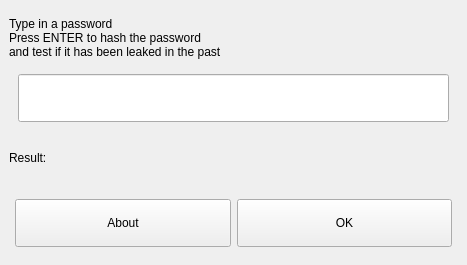
<?xml version="1.0" encoding="UTF-8"?>
<ui version="4.0">
 <class>MainWindow</class>
 <widget class="QMainWindow" name="MainWindow">
  <property name="windowModality">
   <enum>Qt::NonModal</enum>
  </property>
  <property name="geometry">
   <rect>
    <x>0</x>
    <y>0</y>
    <width>467</width>
    <height>265</height>
   </rect>
  </property>
  <property name="windowTitle">
   <string>HaveIbeenPWned Password Tester</string>
  </property>
  <property name="styleSheet">
   <string notr="true">QScrollBar:vertical {
    width: 50px;
}
QScrollBar:horizontal {
    height: 50px;
}
QComboBox {
	height: 48px
}</string>
  </property>
  <property name="tabShape">
   <enum>QTabWidget::Rounded</enum>
  </property>
  <property name="unifiedTitleAndToolBarOnMac">
   <bool>false</bool>
  </property>
  <widget class="QWidget" name="centralwidget">
   <layout class="QGridLayout" name="gridLayout">
    <property name="leftMargin">
     <number>9</number>
    </property>
    <item row="0" column="0">
     <widget class="QLabel" name="label">
      <property name="text">
       <string>&lt;html&gt;&lt;head/&gt;&lt;body&gt;&lt;p&gt;Type in a password&lt;br/&gt;Press ENTER to hash the password&lt;br/&gt;and test if it has been leaked in the past&lt;/p&gt;&lt;/body&gt;&lt;/html&gt;</string>
      </property>
      <property name="margin">
       <number>3</number>
      </property>
     </widget>
    </item>
    <item row="3" column="0">
     <layout class="QHBoxLayout" name="horizontalLayout">
      <property name="leftMargin">
       <number>6</number>
      </property>
      <property name="topMargin">
       <number>6</number>
      </property>
      <property name="rightMargin">
       <number>6</number>
      </property>
      <property name="bottomMargin">
       <number>9</number>
      </property>
      <item>
       <widget class="QPushButton" name="aboutButton">
        <property name="minimumSize">
         <size>
          <width>0</width>
          <height>48</height>
         </size>
        </property>
        <property name="text">
         <string>About</string>
        </property>
       </widget>
      </item>
      <item>
       <widget class="QPushButton" name="okButton">
        <property name="minimumSize">
         <size>
          <width>0</width>
          <height>48</height>
         </size>
        </property>
        <property name="text">
         <string>OK</string>
        </property>
       </widget>
      </item>
     </layout>
    </item>
    <item row="1" column="0">
     <layout class="QHBoxLayout" name="horizontalLayout_2">
      <property name="leftMargin">
       <number>9</number>
      </property>
      <property name="rightMargin">
       <number>9</number>
      </property>
      <property name="bottomMargin">
       <number>0</number>
      </property>
      <item>
       <widget class="QLineEdit" name="passwordEdit">
        <property name="minimumSize">
         <size>
          <width>0</width>
          <height>48</height>
         </size>
        </property>
        <property name="echoMode">
         <enum>QLineEdit::Password</enum>
        </property>
        <property name="clearButtonEnabled">
         <bool>true</bool>
        </property>
       </widget>
      </item>
     </layout>
    </item>
    <item row="2" column="0">
     <widget class="QLabel" name="resultLbl">
      <property name="text">
       <string>Result:</string>
      </property>
     </widget>
    </item>
   </layout>
  </widget>
 </widget>
 <resources/>
 <connections/>
</ui>
